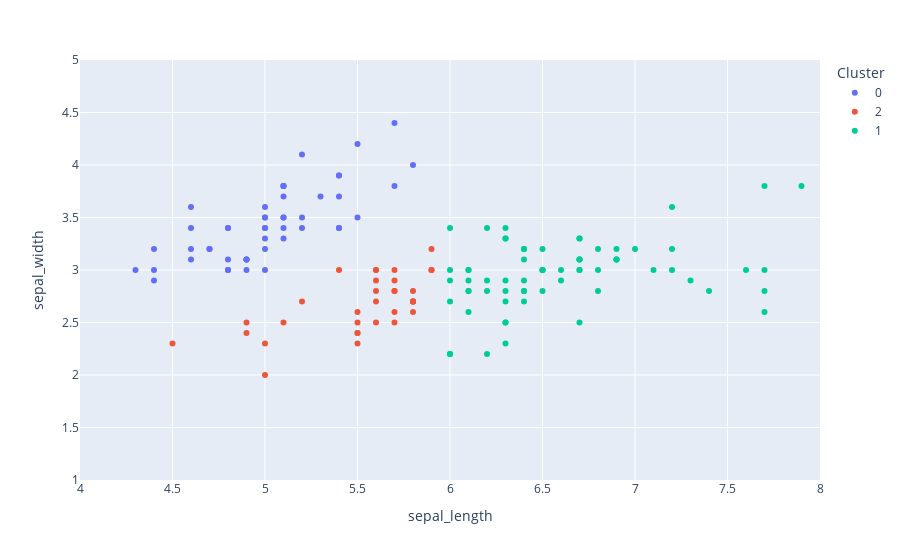

Source (notebook cell):
### Code cell
iris_sepal["Cluster"] = iris_sepal["Cluster"].astype("category")

fig = px.scatter(iris_sepal, 
                 x = "sepal_length", 
                 y = "sepal_width", 
                 color = "Cluster"
                )
fig.update_xaxes(range=[4, 8])
fig.update_yaxes(range=[1, 5])

fig.show()

### Figure 1 — Plotly figure (JSON) as saved in the notebook; plotly's stock layout.template omitted (floating-point values rounded to 4 significant figures)
{"data": [{"hovertemplate": "Cluster=0<br>sepal_length=%{x}<br>sepal_width=%{y}<extra></extra>", "legendgroup": "0", "marker": {"color": "#636efa", "symbol": "circle"}, "mode": "markers", "name": "0", "orientation": "v", "showlegend": true, "type": "scatter", "x": [5.1, 4.9, 4.7, 4.6, 5, 5.4, 4.6, 5, 4.4, 4.9, 5.4, 4.8, 4.8, 4.3, 5.8, 5.7, 5.4, 5.1, 5.7, 5.1, 5.4, 5.1, 4.6, 5.1, 4.8, 5, 5, 5.2, 5.2, 4.7, 4.8, 5.4, 5.2, 5.5, 4.9, 5, 5.5, 4.9, 4.4, 5.1, 5, 4.4, 5, 5.1, 4.8, 5.1, 4.6, 5.3, 5], "xaxis": "x", "y": [3.5, 3, 3.2, 3.1, 3.6, 3.9, 3.4, 3.4, 2.9, 3.1, 3.7, 3.4, 3, 3, 4, 4.4, 3.9, 3.5, 3.8, 3.8, 3.4, 3.7, 3.6, 3.3, 3.4, 3, 3.4, 3.5, 3.4, 3.2, 3.1, 3.4, 4.1, 4.2, 3.1, 3.2, 3.5, 3.1, 3, 3.4, 3.5, 3.2, 3.5, 3.8, 3, 3.8, 3.2, 3.7, 3.3], "yaxis": "y"}, {"hovertemplate": "Cluster=2<br>sepal_length=%{x}<br>sepal_width=%{y}<extra></extra>", "legendgroup": "2", "marker": {"color": "#EF553B", "symbol": "circle"}, "mode": "markers", "name": "2", "orientation": "v", "showlegend": true, "type": "scatter", "x": [4.5, 5.5, 5.7, 4.9, 5.2, 5, 5.9, 5.6, 5.6, 5.8, 5.6, 5.9, 5.7, 5.5, 5.5, 5.8, 5.4, 5.6, 5.5, 5.5, 5.8, 5, 5.6, 5.7, 5.7, 5.1, 5.7, 5.8, 4.9, 5.7, 5.8, 5.6, 5.8, 5.9], "xaxis": "x", "y": [2.3, 2.3, 2.8, 2.4, 2.7, 2, 3, 2.9, 3, 2.7, 2.5, 3.2, 2.6, 2.4, 2.4, 2.7, 3, 3, 2.5, 2.6, 2.6, 2.3, 2.7, 3, 2.9, 2.5, 2.8, 2.7, 2.5, 2.5, 2.8, 2.8, 2.7, 3], "yaxis": "y"}, {"hovertemplate": "Cluster=1<br>sepal_length=%{x}<br>sepal_width=%{y}<extra></extra>", "legendgroup": "1", "marker": {"color": "#00cc96", "symbol": "circle"}, "mode": "markers", "name": "1", "orientation": "v", "showlegend": true, "type": "scatter", "x": [7, 6.4, 6.9, 6.5, 6.3, 6.6, 6, 6.1, 6.7, 6.2, 6.1, 6.3, 6.1, 6.4, 6.6, 6.8, 6.7, 6, 6, 6, 6.7, 6.3, 6.1, 6.2, 6.3, 7.1, 6.3, 6.5, 7.6, 7.3, 6.7, 7.2, 6.5, 6.4, 6.8, 6.4, 6.5, 7.7, 7.7, 6, 6.9, 7.7, 6.3, 6.7, 7.2, 6.2, 6.1, 6.4, 7.2, 7.4, 7.9, 6.4, 6.3, 6.1, 7.7, 6.3, 6.4, 6, 6.9, 6.7, 6.9, 6.8, 6.7, 6.7, 6.3, 6.5, 6.2], "xaxis": "x", "y": [3.2, 3.2, 3.1, 2.8, 3.3, 2.9, 2.2, 2.9, 3.1, 2.2, 2.8, 2.5, 2.8, 2.9, 3, 2.8, 3, 2.9, 2.7, 3.4, 3.1, 2.3, 3, 2.9, 3.3, 3, 2.9, 3, 3, 2.9, 2.5, 3.6, 3.2, 2.7, 3, 3.2, 3, 3.8, 2.6, 2.2, 3.2, 2.8, 2.7, 3.3, 3.2, 2.8, 3, 2.8, 3, 2.8, 3.8, 2.8, 2.8, 2.6, 3, 3.4, 3.1, 3, 3.1, 3.1, 3.1, 3.2, 3.3, 3, 2.5, 3, 3.4], "yaxis": "y"}], "layout": {"legend": {"title": {"text": "Cluster"}, "tracegroupgap": 0}, "margin": {"t": 60}, "xaxis": {"anchor": "y", "domain": [0, 1], "range": [4, 8], "title": {"text": "sepal_length"}}, "yaxis": {"anchor": "x", "domain": [0, 1], "range": [1, 5], "title": {"text": "sepal_width"}}}}
